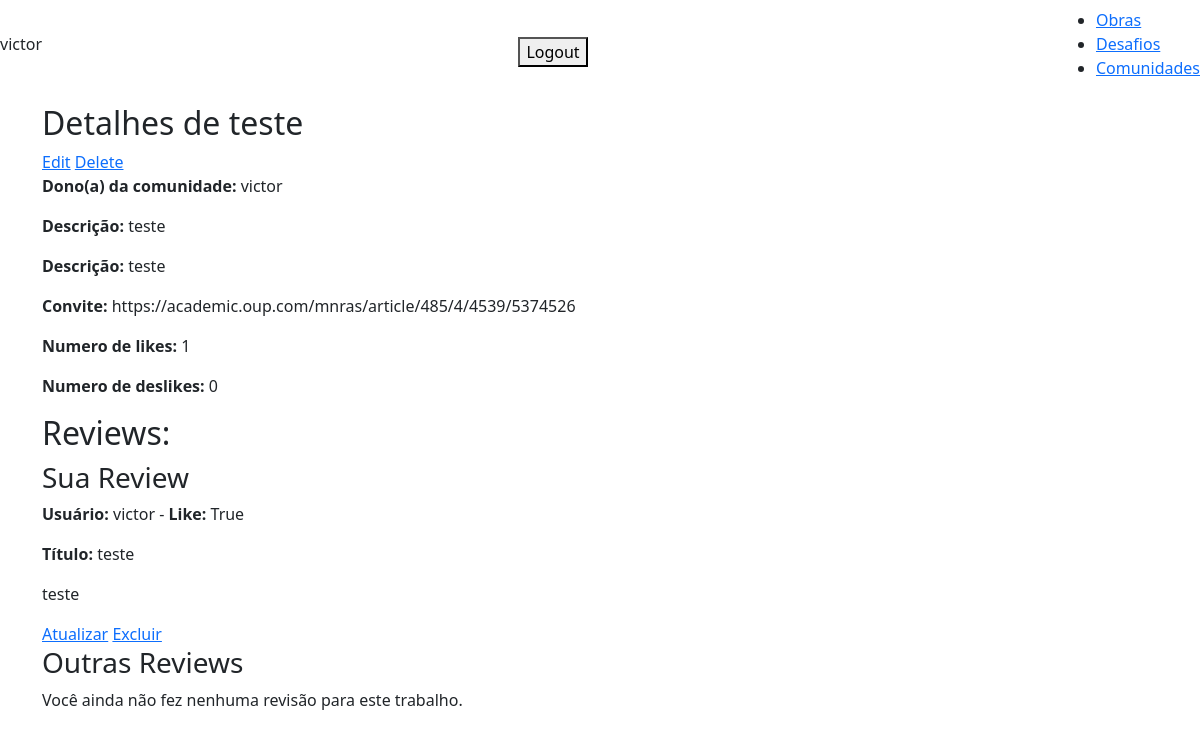
Page /user/community/2/ (signed in) on the committed database.
### base/models.py (models this page shows, shortened)
class Community(models.Model):
    user = models.ForeignKey(User, on_delete=models.CASCADE)
    name = models.CharField(max_length=200, null=True, blank=True)
    description = models.TextField(null=True, blank=True)
    link = models.URLField(null=True, blank=True)

class CommunityReview(models.Model):
    community = models.ForeignKey(Community, related_name='community_reviews', on_delete=models.CASCADE)
    user = models.ForeignKey(User, on_delete=models.CASCADE)
    title = models.CharField(max_length=200, null=True, blank=True)
    review = models.TextField(null=True, blank=True)
    like = models.BooleanField(default=True)

### base/views/community_views.py (the view)
# urls.py: path('user/community/<int:pk>/', CommunityDetail.as_view(), name='community'),
class CommunityDetail(LoginRequiredMixin, DetailView):
    model = Community
    context_object_name = 'community'
    template_name = 'base/community_front/community.html'
    def get_context_data(self, **kwargs):
        context = super().get_context_data(**kwargs)
        user_reviews = CommunityReview.objects.filter(community=self.object, user=self.request.user)
        other_reviews = CommunityReview.objects.filter(community=self.object).exclude(user=self.request.user)
        likes = CommunityReview.objects.filter(community=self.object, like=True).count()
        deslikes = CommunityReview.objects.filter(community=self.object, like=False).count()
        context['user_reviews'] = user_reviews
        context['other_reviews'] = other_reviews
        context['likes'] = likes
        context['deslikes'] = deslikes
        return context

### base/templates/base/community_front/community.html (shortened to what this page needs)
{% extends 'base/main_detail.html' %}
{% block content %}
    <h2>Detalhes de {{ community.name }}</h2>
    <tr>
        <td><a href="{% url 'community-update' community.id %}">Edit</a></td>
        <td><a href="{% url 'community-delete' community.id %}">Delete</a></td>
    </tr>
    <p><strong>Dono(a) da comunidade:</strong> {{ community.user }}</p>
    <p><strong>Descrição:</strong> {{ community.description }}</p>
    <p><strong>Descrição:</strong> {{ community.description }}</p>
    <p><strong>Convite:</strong> {{ community.link }}</p>
    <p><strong>Numero de likes:</strong> {{ likes }}</p>
    <p><strong>Numero de deslikes:</strong> {{ deslikes }}</p>
<h2>Reviews:</h2>
    <h3>Sua Review</h3>
    {% for review in user_reviews %}
        <p> <strong>Usuário:</strong> {{ review.user.username }} - <strong>Like:</strong> {{ review.like }}</p>
        <p><strong>Título:</strong> {{ review.title }}</p>
        <p>{{ review.review }}</p>
        {% if review.user == request.user %}
            <a href="{% url 'community-review-update' pk=review.pk %}">Atualizar</a>
            <a href="{% url 'community-review-delete' pk=review.pk %}">Excluir</a>
        {% endif %}
    {% empty %}
        <p>Você ainda não fez nenhuma revisão para este trabalho.</p>
    {% endfor %}
    <h3>Outras Reviews</h3>
    {% for review in other_reviews %}
        <p> <strong>Usuário:</strong> {{ review.user.username }} - <strong>Like:</strong> {{ review.like }}</p>
        <p><strong>Título:</strong> {{ review.title }}</p>
        <p>{{ review.review }}</p>
    {% empty %}
        <p>Você ainda não fez nenhuma revisão para este trabalho.</p>
    {% endfor %}
{% endblock %}

### base/templates/base/navbar.html (shortened to what this page needs)
<nav class="navbar">
    {% if request.user.is_authenticated%}
    <p>{{request.user}}</p>
    <form action="{% url 'logout' %}" method="post">
        <button type="submit">Logout</button>
    </form>
    {% else %}
    <a href="{% url 'login' %}">Login</a>
    {% endif %}
    <ul>
        <li><a href="{% url 'works' %}">Obras</a></li>
        <li><a href="{% url 'challenges' %}">Desafios</a></li>
        <li><a href="{% url 'communities' %}">Comunidades</a></li>
    </ul>
</nav>

### rows in the picture
Community: name "teste", user "victor", description "teste", link "https://academic.oup.com/mnras/article/485/4/4539/5374526"
CommunityReview: user.username "victor", like "True", title "teste", review "teste", shows "Atualizar"

### other values in the picture
{{ request.user }} "victor"
{{ likes }} "1"
{{ deslikes }} "0"
